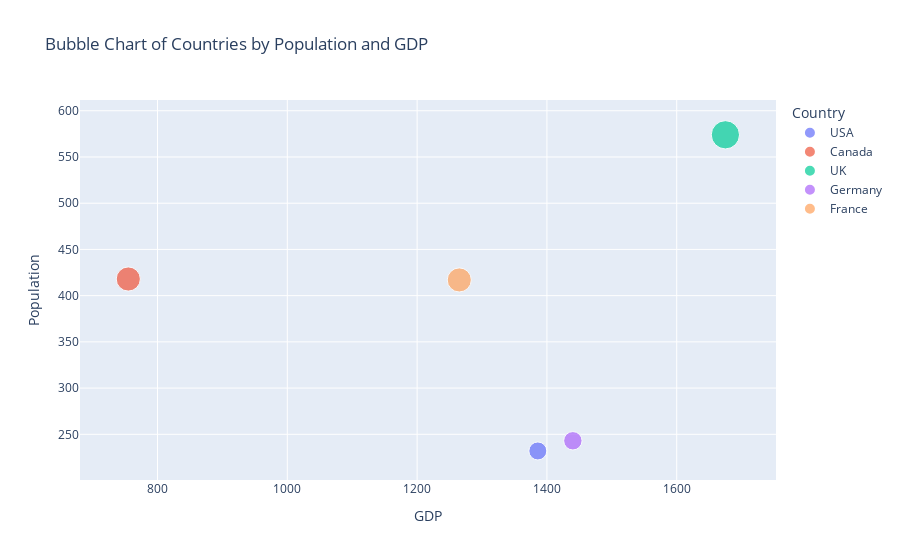

Write notebook code for a chart like this one.
### Code cell
import plotly.express as px
import numpy as np
import pandas as pd

# Set the seed for reproducibility
np.random.seed(25)

# Generate the dataset
data = {
    'Country': ['USA', 'Canada', 'UK', 'Germany', 'France'],
    'Population': np.random.randint(100, 1000, 5),
    'GDP': np.random.randint(500, 2000, 5)
}

# Create a DataFrame
df = pd.DataFrame(data)

# Create a bubble chart
fig = px.scatter(df, x='GDP', y='Population', size='Population', color='Country', hover_name='Country', title='Bubble Chart of Countries by Population and GDP')

# Show the plot
fig.show()

### Figure 1 — Plotly figure (JSON) as saved in the notebook; plotly's stock layout.template omitted (floating-point values rounded to 4 significant figures)
{"data": [{"hovertemplate": "<b>%{hovertext}</b><br><br>Country=USA<br>GDP=%{x}<br>Population=%{marker.size}<extra></extra>", "hovertext": ["USA"], "legendgroup": "USA", "marker": {"color": "#636efa", "size": [232], "sizemode": "area", "sizeref": 1.435, "symbol": "circle"}, "mode": "markers", "name": "USA", "orientation": "v", "showlegend": true, "type": "scatter", "x": [1386], "xaxis": "x", "y": [232], "yaxis": "y"}, {"hovertemplate": "<b>%{hovertext}</b><br><br>Country=Canada<br>GDP=%{x}<br>Population=%{marker.size}<extra></extra>", "hovertext": ["Canada"], "legendgroup": "Canada", "marker": {"color": "#EF553B", "size": [418], "sizemode": "area", "sizeref": 1.435, "symbol": "circle"}, "mode": "markers", "name": "Canada", "orientation": "v", "showlegend": true, "type": "scatter", "x": [755], "xaxis": "x", "y": [418], "yaxis": "y"}, {"hovertemplate": "<b>%{hovertext}</b><br><br>Country=UK<br>GDP=%{x}<br>Population=%{marker.size}<extra></extra>", "hovertext": ["UK"], "legendgroup": "UK", "marker": {"color": "#00cc96", "size": [574], "sizemode": "area", "sizeref": 1.435, "symbol": "circle"}, "mode": "markers", "name": "UK", "orientation": "v", "showlegend": true, "type": "scatter", "x": [1675], "xaxis": "x", "y": [574], "yaxis": "y"}, {"hovertemplate": "<b>%{hovertext}</b><br><br>Country=Germany<br>GDP=%{x}<br>Population=%{marker.size}<extra></extra>", "hovertext": ["Germany"], "legendgroup": "Germany", "marker": {"color": "#ab63fa", "size": [243], "sizemode": "area", "sizeref": 1.435, "symbol": "circle"}, "mode": "markers", "name": "Germany", "orientation": "v", "showlegend": true, "type": "scatter", "x": [1440], "xaxis": "x", "y": [243], "yaxis": "y"}, {"hovertemplate": "<b>%{hovertext}</b><br><br>Country=France<br>GDP=%{x}<br>Population=%{marker.size}<extra></extra>", "hovertext": ["France"], "legendgroup": "France", "marker": {"color": "#FFA15A", "size": [417], "sizemode": "area", "sizeref": 1.435, "symbol": "circle"}, "mode": "markers", "name": "France", "orientation": "v", "showlegend": true, "type": "scatter", "x": [1265], "xaxis": "x", "y": [417], "yaxis": "y"}], "layout": {"autosize": true, "legend": {"itemsizing": "constant", "title": {"text": "Country"}, "tracegroupgap": 0}, "title": {"text": "Bubble Chart of Countries by Population and GDP"}, "xaxis": {"anchor": "y", "autorange": true, "domain": [0, 1], "range": [676.8, 1757.0], "title": {"text": "GDP"}, "type": "linear"}, "yaxis": {"anchor": "x", "autorange": true, "domain": [0, 1], "range": [184.1, 636.3], "title": {"text": "Population"}, "type": "linear"}}}
